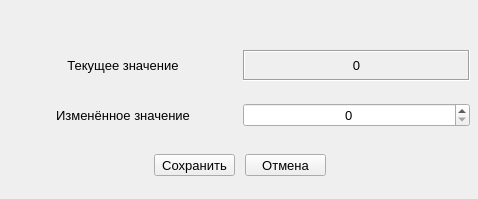
<?xml version="1.0" encoding="UTF-8"?>
<ui version="4.0">
 <class>QEditDlg</class>
 <widget class="QDialog" name="QEditDlg">
  <property name="geometry">
   <rect>
    <x>0</x>
    <y>0</y>
    <width>478</width>
    <height>199</height>
   </rect>
  </property>
  <property name="windowTitle">
   <string>Редактирование</string>
  </property>
  <widget class="QWidget" name="horizontalLayoutWidget">
   <property name="geometry">
    <rect>
     <x>9</x>
     <y>50</y>
     <width>461</width>
     <height>31</height>
    </rect>
   </property>
   <layout class="QHBoxLayout" name="poHLayCurValue">
    <item>
     <widget class="QLabel" name="poLblTitleCurValue">
      <property name="font">
       <font>
        <family>Segoe UI</family>
        <pointsize>10</pointsize>
       </font>
      </property>
      <property name="layoutDirection">
       <enum>Qt::LeftToRight</enum>
      </property>
      <property name="text">
       <string>Текущее значение</string>
      </property>
      <property name="alignment">
       <set>Qt::AlignCenter</set>
      </property>
     </widget>
    </item>
    <item>
     <widget class="QLabel" name="poLblCurValue">
      <property name="sizePolicy">
       <sizepolicy hsizetype="Preferred" vsizetype="Preferred">
        <horstretch>0</horstretch>
        <verstretch>0</verstretch>
       </sizepolicy>
      </property>
      <property name="font">
       <font>
        <family>Segoe UI</family>
        <pointsize>10</pointsize>
       </font>
      </property>
      <property name="frameShape">
       <enum>QFrame::Box</enum>
      </property>
      <property name="frameShadow">
       <enum>QFrame::Sunken</enum>
      </property>
      <property name="text">
       <string>0</string>
      </property>
      <property name="alignment">
       <set>Qt::AlignCenter</set>
      </property>
     </widget>
    </item>
   </layout>
  </widget>
  <widget class="QWidget" name="horizontalLayoutWidget_2">
   <property name="geometry">
    <rect>
     <x>9</x>
     <y>100</y>
     <width>461</width>
     <height>31</height>
    </rect>
   </property>
   <layout class="QHBoxLayout" name="poHLayEditValue">
    <item>
     <widget class="QLabel" name="poLblTitleEditValue">
      <property name="font">
       <font>
        <family>Segoe UI</family>
        <pointsize>10</pointsize>
       </font>
      </property>
      <property name="text">
       <string>Изменённое значение</string>
      </property>
      <property name="alignment">
       <set>Qt::AlignCenter</set>
      </property>
     </widget>
    </item>
    <item>
     <widget class="QSpinBox" name="poSpBoxEditValue">
      <property name="font">
       <font>
        <family>Segoe UI</family>
        <pointsize>10</pointsize>
       </font>
      </property>
      <property name="alignment">
       <set>Qt::AlignCenter</set>
      </property>
     </widget>
    </item>
   </layout>
  </widget>
  <widget class="QWidget" name="horizontalLayoutWidget_3">
   <property name="geometry">
    <rect>
     <x>150</x>
     <y>150</y>
     <width>181</width>
     <height>31</height>
    </rect>
   </property>
   <layout class="QHBoxLayout" name="poLayTBtn">
    <item>
     <widget class="QToolButton" name="poTBtnSave">
      <property name="minimumSize">
       <size>
        <width>81</width>
        <height>0</height>
       </size>
      </property>
      <property name="font">
       <font>
        <family>Segoe UI</family>
        <pointsize>10</pointsize>
       </font>
      </property>
      <property name="text">
       <string>Сохранить</string>
      </property>
     </widget>
    </item>
    <item>
     <widget class="QToolButton" name="poTBtnCancel">
      <property name="minimumSize">
       <size>
        <width>81</width>
        <height>0</height>
       </size>
      </property>
      <property name="font">
       <font>
        <family>Segoe UI</family>
        <pointsize>10</pointsize>
       </font>
      </property>
      <property name="text">
       <string>Отмена</string>
      </property>
     </widget>
    </item>
   </layout>
  </widget>
 </widget>
 <resources/>
 <connections/>
</ui>
